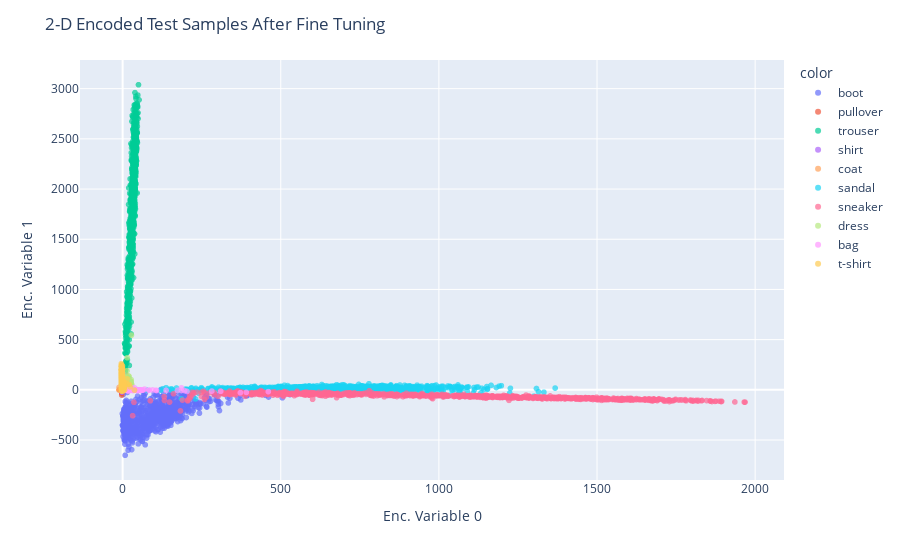

Notebook code cell kept with this figure:
### Code cell
## Plot encoded samples after tuning the decoder
fig2 = plot_encoded_samples(test_dataset, device, encoder2, "2-D Encoded Test Samples After Fine Tuning")
fig2.write_image(f"images/encoded2_samples_after.eps")

### Figure 1 — Plotly figure (JSON) as saved in the notebook; plotly's stock layout.template omitted (floating-point values rounded to 4 significant figures; data arrays with more than 128 entries replaced by an {"elided": "..."} marker saying what was removed)
{"data": [{"hovertemplate": "color=boot<br>Enc. Variable 0=%{x}<br>Enc. Variable 1=%{y}<extra></extra>", "legendgroup": "boot", "marker": {"color": "#636efa", "opacity": 0.7, "symbol": "circle"}, "mode": "markers", "name": "boot", "showlegend": true, "type": "scattergl", "x": {"elided": "1000 float values"}, "xaxis": "x", "y": {"elided": "1000 float values"}, "yaxis": "y"}, {"hovertemplate": "color=pullover<br>Enc. Variable 0=%{x}<br>Enc. Variable 1=%{y}<extra></extra>", "legendgroup": "pullover", "marker": {"color": "#EF553B", "opacity": 0.7, "symbol": "circle"}, "mode": "markers", "name": "pullover", "showlegend": true, "type": "scattergl", "x": {"elided": "1000 float values"}, "xaxis": "x", "y": {"elided": "1000 float values"}, "yaxis": "y"}, {"hovertemplate": "color=trouser<br>Enc. Variable 0=%{x}<br>Enc. Variable 1=%{y}<extra></extra>", "legendgroup": "trouser", "marker": {"color": "#00cc96", "opacity": 0.7, "symbol": "circle"}, "mode": "markers", "name": "trouser", "showlegend": true, "type": "scattergl", "x": {"elided": "1000 float values"}, "xaxis": "x", "y": {"elided": "1000 float values"}, "yaxis": "y"}, {"hovertemplate": "color=shirt<br>Enc. Variable 0=%{x}<br>Enc. Variable 1=%{y}<extra></extra>", "legendgroup": "shirt", "marker": {"color": "#ab63fa", "opacity": 0.7, "symbol": "circle"}, "mode": "markers", "name": "shirt", "showlegend": true, "type": "scattergl", "x": {"elided": "1000 float values"}, "xaxis": "x", "y": {"elided": "1000 float values"}, "yaxis": "y"}, {"hovertemplate": "color=coat<br>Enc. Variable 0=%{x}<br>Enc. Variable 1=%{y}<extra></extra>", "legendgroup": "coat", "marker": {"color": "#FFA15A", "opacity": 0.7, "symbol": "circle"}, "mode": "markers", "name": "coat", "showlegend": true, "type": "scattergl", "x": {"elided": "1000 float values"}, "xaxis": "x", "y": {"elided": "1000 float values"}, "yaxis": "y"}, {"hovertemplate": "color=sandal<br>Enc. Variable 0=%{x}<br>Enc. Variable 1=%{y}<extra></extra>", "legendgroup": "sandal", "marker": {"color": "#19d3f3", "opacity": 0.7, "symbol": "circle"}, "mode": "markers", "name": "sandal", "showlegend": true, "type": "scattergl", "x": {"elided": "1000 float values"}, "xaxis": "x", "y": {"elided": "1000 float values"}, "yaxis": "y"}, {"hovertemplate": "color=sneaker<br>Enc. Variable 0=%{x}<br>Enc. Variable 1=%{y}<extra></extra>", "legendgroup": "sneaker", "marker": {"color": "#FF6692", "opacity": 0.7, "symbol": "circle"}, "mode": "markers", "name": "sneaker", "showlegend": true, "type": "scattergl", "x": {"elided": "1000 float values"}, "xaxis": "x", "y": {"elided": "1000 float values"}, "yaxis": "y"}, {"hovertemplate": "color=dress<br>Enc. Variable 0=%{x}<br>Enc. Variable 1=%{y}<extra></extra>", "legendgroup": "dress", "marker": {"color": "#B6E880", "opacity": 0.7, "symbol": "circle"}, "mode": "markers", "name": "dress", "showlegend": true, "type": "scattergl", "x": {"elided": "1000 float values"}, "xaxis": "x", "y": {"elided": "1000 float values"}, "yaxis": "y"}, {"hovertemplate": "color=bag<br>Enc. Variable 0=%{x}<br>Enc. Variable 1=%{y}<extra></extra>", "legendgroup": "bag", "marker": {"color": "#FF97FF", "opacity": 0.7, "symbol": "circle"}, "mode": "markers", "name": "bag", "showlegend": true, "type": "scattergl", "x": {"elided": "1000 float values"}, "xaxis": "x", "y": {"elided": "1000 float values"}, "yaxis": "y"}, {"hovertemplate": "color=t-shirt<br>Enc. Variable 0=%{x}<br>Enc. Variable 1=%{y}<extra></extra>", "legendgroup": "t-shirt", "marker": {"color": "#FECB52", "opacity": 0.7, "symbol": "circle"}, "mode": "markers", "name": "t-shirt", "showlegend": true, "type": "scattergl", "x": {"elided": "1000 float values"}, "xaxis": "x", "y": {"elided": "1000 float values"}, "yaxis": "y"}], "layout": {"legend": {"title": {"text": "color"}, "tracegroupgap": 0}, "margin": {"t": 60}, "title": {"text": "2-D Encoded Test Samples After Fine Tuning"}, "xaxis": {"anchor": "y", "domain": [0, 1], "title": {"text": "Enc. Variable 0"}}, "yaxis": {"anchor": "x", "domain": [0, 1], "title": {"text": "Enc. Variable 1"}}}}
